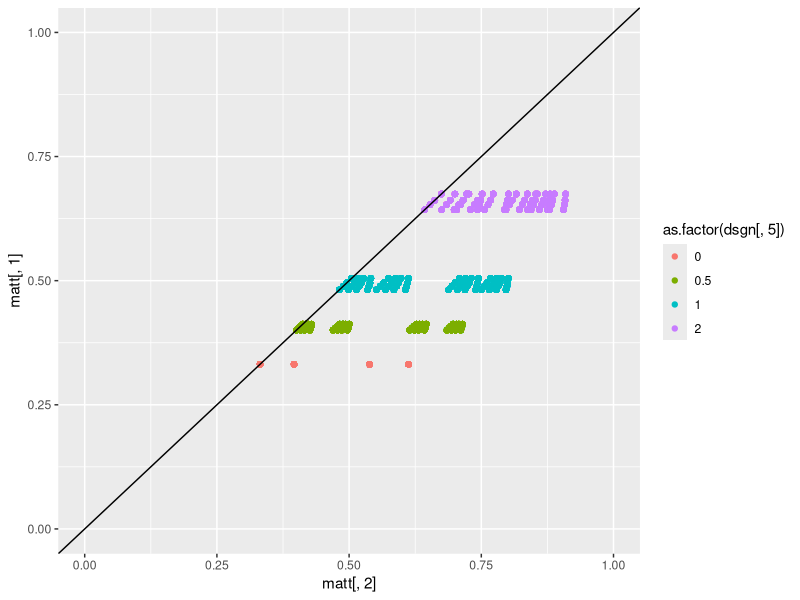
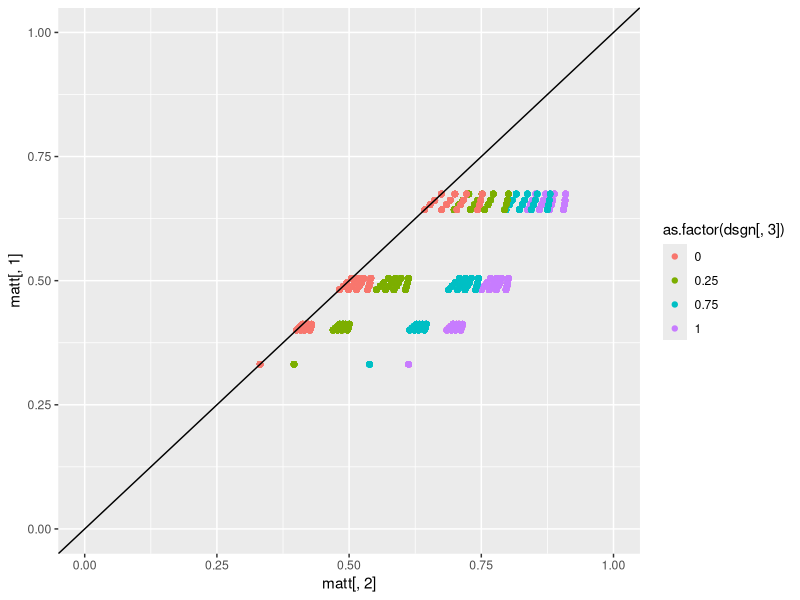
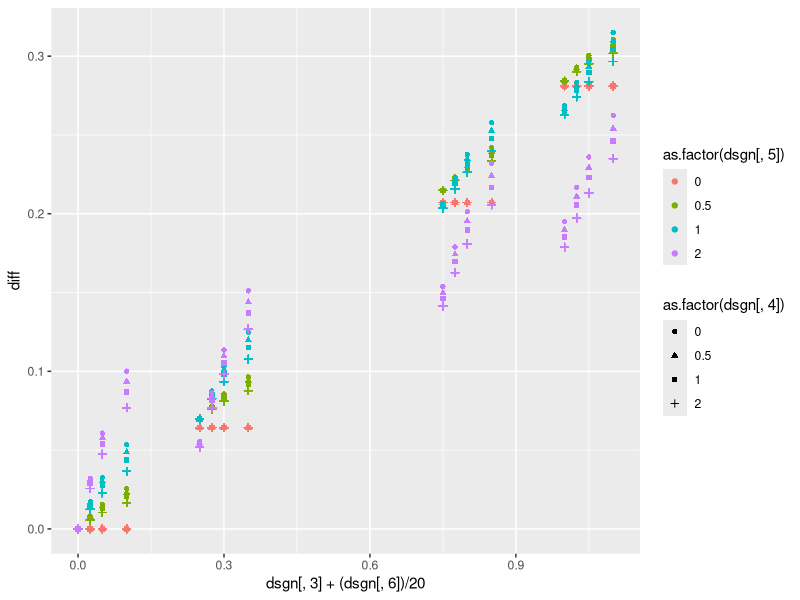
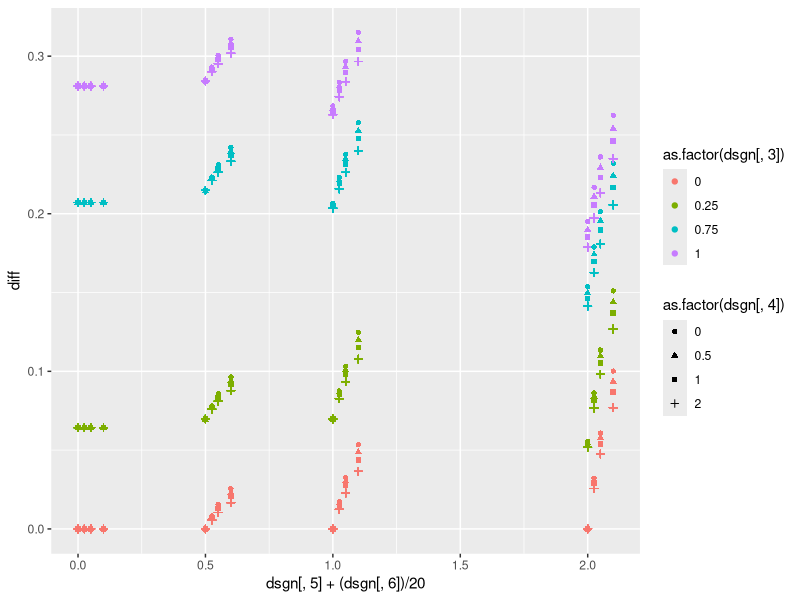
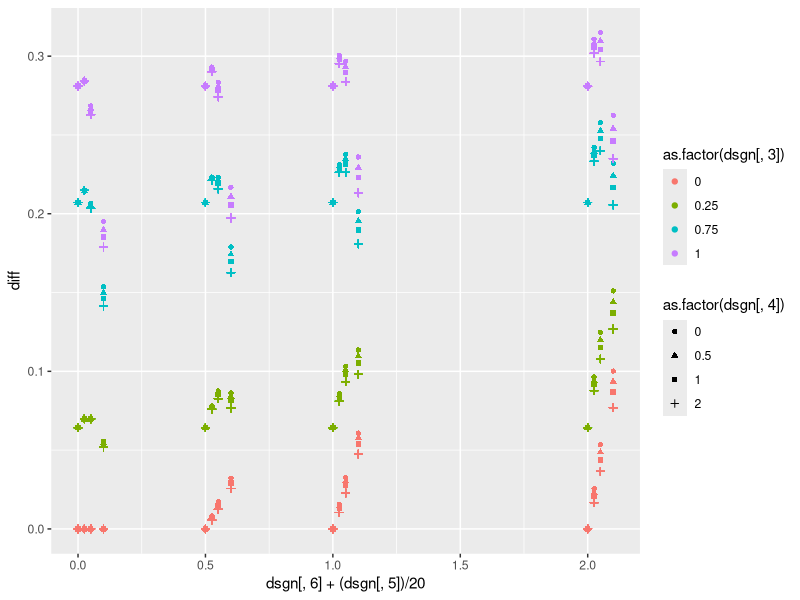
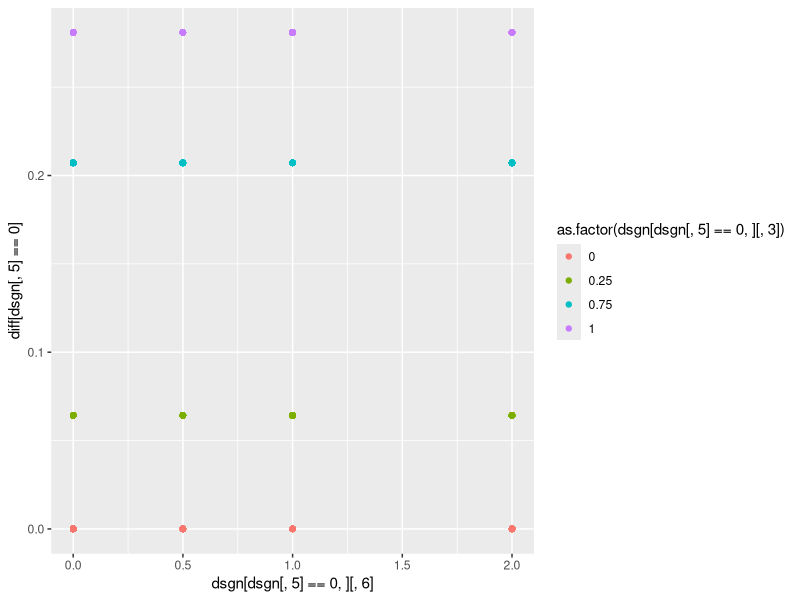
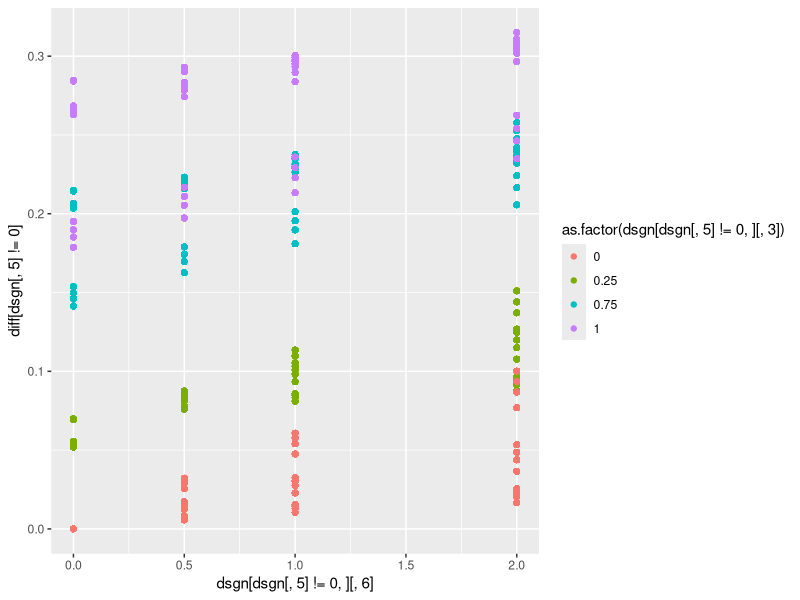
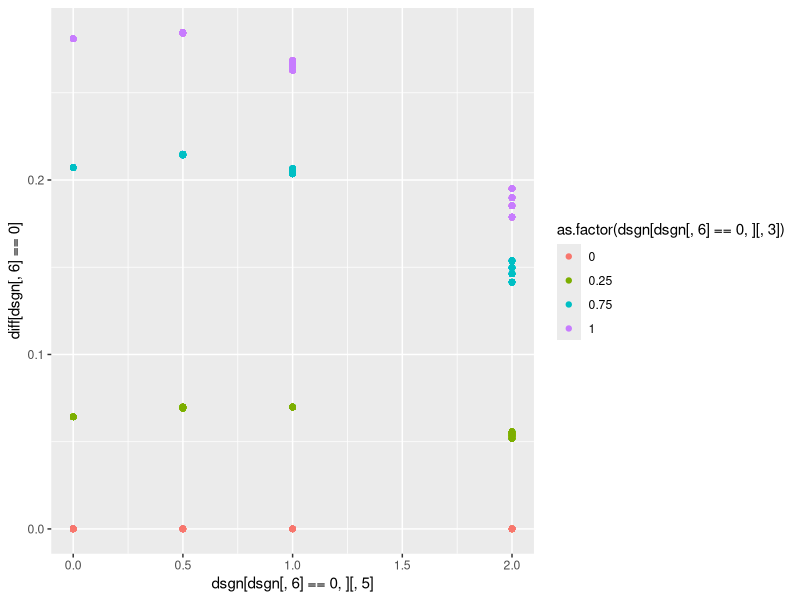

These charts were generated, in order, by the following R code:
####
# This code sets determines how different parameter settings influence diff= P(y2=1|X1=X2=1)-P(y2=1|X1=X2=0)
#
#
######################################################################## Design of experiment
lvls <- list(NA)

fixlev<-c(0, 0.25, 0.5)  # levels for not interesting parameters
#seqlev<-round(seq(0,4,0.3333),3)  # levels for  interesting parameters
seqlev<-c(0,0.5,1,2) # levels for  interesting parameters

lvls[[1]] <- fixlev

lvls[[2]] <- fixlev

lvls[[3]] <- c(0,0.25,0.75,1) 

lvls[[4]] <- seqlev 

lvls[[5]] <- seqlev

lvls[[6]] <-seqlev

lvls[[7]] <- fixlev

lvls[[8]] <- c(0)

lvls[[9]] <- c(0)

lvls[[10]] <- c(0)

lvls[[11]] <- fixlev

interceptc<-(0)  # intercept for C1 and C2
intercepty<-(-1.5)   # intercept for Y1 and Y2


### factorial design
dsgn <- as.matrix(expand.grid(lvls[[1]], lvls[[2]], lvls[[3]], lvls[[4]], lvls[[5]], lvls[[6]], lvls[[7]], lvls[[8]], lvls[[9]], lvls[[10]], lvls[[11]]))
dim(dsgn)

######################################################################## CALCULATE TRUE VALUES OF diff
				matt <- matrix(0, dim(dsgn)[1], 2)

for (i in c(1:dim(dsgn)[1])) {
truetheta11 <- 0
kk <- 1
individual <- matrix(0, 8, 8)

 myH<-0
 myZ<-0
 myX1<-1
 myX2<-1
    for (c2i in 0:1) {
        for (y1i in 0:1) {
            for (c1i in 0:1) {
                individual[kk, 1:3] <- c(y1i, c1i, c2i)
 
                # P(C1=1 or =0)
                pc1<-1/(1+exp(-(interceptc )))
                aa <- (as.numeric(c1i == 1) * (pc1) + as.numeric(c1i == 0) * (1-pc1))

                # P(Y1=1 or =0|C1,X1)
                py1<-1/(1+exp(-(intercepty + dsgn[i, 5]*c1i + dsgn[i, 3]*myX1 + dsgn[i, 8]*myH)))
                bb <- as.numeric(y1i == 1) * (py1) + as.numeric(y1i == 0) * (1 - py1)

                # P(C2=1 or =0|C1,X1)
                pc2<-(1/(1+exp(-(interceptc + dsgn[i, 4]*c1i + dsgn[i, 6]*myX1))))
                cc <- as.numeric(c2i == 1) * (pc2)  + as.numeric(c2i == 0)*(1-pc2)
                
                # P(Y2=1|C2,X2,Y1)
                dd <- (as.numeric(y1i == 1) * 1 + as.numeric(y1i == 0) * ( (1/(1+exp(-(intercepty+dsgn[i, 9]*myZ + dsgn[i, 5]*c2i + dsgn[i, 3]*myX2 + dsgn[i, 8]*myH)))) ))                

                individual[kk, 5:8] <- c(aa, bb, cc, dd)
		
                # Product
                individual[kk, 4] <- aa * bb * cc * dd
                truetheta11 <- truetheta11 + individual[kk, 4]   

                kk <- kk + 1
            }
        }
    }
    
    
    
    truetheta00<- 0
    kk <- 1
    individual <- matrix(0, 8, 8)
    myH<-0
    myZ<-0
    myX1<-0
    myX2<-0

    for (c2i in 0:1) {
        for (y1i in 0:1) {
            for (c1i in 0:1) {
                individual[kk, 1:3] <- c(y1i, c1i, c2i)
 
                # P(C1=1 or =0)
                pc1<-1/(1+exp(-(interceptc )))
                aa <- (as.numeric(c1i == 1) * (pc1) + as.numeric(c1i == 0) * (1-pc1))

                # P(Y1=1 or =0|C1,X1)
                py1<-1/(1+exp(-(intercepty + dsgn[i, 5]*c1i + dsgn[i, 3]*myX1 + dsgn[i, 8]*myH)))
                bb <- as.numeric(y1i == 1) * (py1) + as.numeric(y1i == 0) * (1 - py1)

                # P(C2=1 or =0|C1,X1)
                pc2<-(1/(1+exp(-(interceptc + dsgn[i, 4]*c1i + dsgn[i, 6]*myX1))))
                cc <- as.numeric(c2i == 1) * (pc2)  + as.numeric(c2i == 0)*(1-pc2)
                
                # P(Y2=1|C2,X2,Y1)
                dd <- (as.numeric(y1i == 1) * 1 + as.numeric(y1i == 0) * ( (1/(1+exp(-(intercepty+dsgn[i, 9]*myZ + dsgn[i, 5]*c2i + dsgn[i, 3]*myX2 + dsgn[i, 8]*myH)))) ))                

                individual[kk, 5:8] <- c(aa, bb, cc, dd)
            

                # Product
                individual[kk, 4] <- aa * bb * cc * dd
                truetheta00 <- truetheta00 + individual[kk, 4]
                
                kk <- kk + 1
            }
        }
    }
  
    matt[i, ] <- c(truetheta00, truetheta11)
    print(i/dim(dsgn)[1])
}
######################################################################## 

library(ggplot2)
# Marginal probabilities of y2:
colMeans(matt)

diff<-round(matt[,2]-matt[,1],5)
summary(diff)

qplot(matt[,2],matt[,1],  color=as.factor(dsgn[,5]), ylim=c(0,1), xlim=c(0,1))+geom_abline(slope=1,intercept=0)
qplot(matt[,2],matt[,1],  color=as.factor(dsgn[,3]), ylim=c(0,1), xlim=c(0,1))+geom_abline(slope=1,intercept=0)

# Plots of interest:

#Theta3 has noticiable effect
qplot(dsgn[,3]+(dsgn[,6])/20, diff,  color=as.factor(dsgn[,5]), shape=as.factor(dsgn[,4]))

# Theta5 and Theta6 also have effect
qplot(dsgn[,5]+(dsgn[,6])/20, diff,  color=as.factor(dsgn[,3]), shape=as.factor(dsgn[,4]))
qplot(dsgn[,6]+(dsgn[,5])/20, diff,  color=as.factor(dsgn[,3]), shape=as.factor(dsgn[,4]))

######################################################################


#However, theta6 only has effect if Theta5!=0
qplot(dsgn[dsgn[,5]==0,][,6], diff[dsgn[,5]==0],  color=as.factor(dsgn[dsgn[,5]==0,][,3]))
qplot(dsgn[dsgn[,5]!=0,][,6], diff[dsgn[,5]!=0],  color=as.factor(dsgn[dsgn[,5]!=0,][,3]))

#Whereas, Theta5 has effect regardless of Theta6
qplot(dsgn[dsgn[,6]==0,][,5], diff[dsgn[,6]==0],  color=as.factor(dsgn[dsgn[,6]==0,][,3]))
qplot(dsgn[dsgn[,6]!=0,][,5], diff[dsgn[,6]!=0],  color=as.factor(dsgn[dsgn[,6]!=0,][,3]))


# Other parameters do not have any noticable effect
qplot(dsgn[,1], diff,  color=as.factor(dsgn[,3]), shape=as.factor(dsgn[,6]))
qplot(dsgn[,2], diff,  color=as.factor(dsgn[,3]), shape=as.factor(dsgn[,6]))
qplot(dsgn[,4], diff,  color=as.factor(dsgn[,3]), shape=as.factor(dsgn[,6]))
qplot(dsgn[,7], diff,  color=as.factor(dsgn[,3]), shape=as.factor(dsgn[,6]))
qplot(dsgn[,11], diff,  color=as.factor(dsgn[,3]), shape=as.factor(dsgn[,6]))


mod1<-glm(diff~dsgn[,c(1:7,11)] + .*.*.,data=data.frame(dsgn[,c(1:7,11)]), family="binomial")
summary(mod1)
summary(mod1)$coefficients[summary(mod1)$coefficients[,4]<0.1,]


######################################################################## 